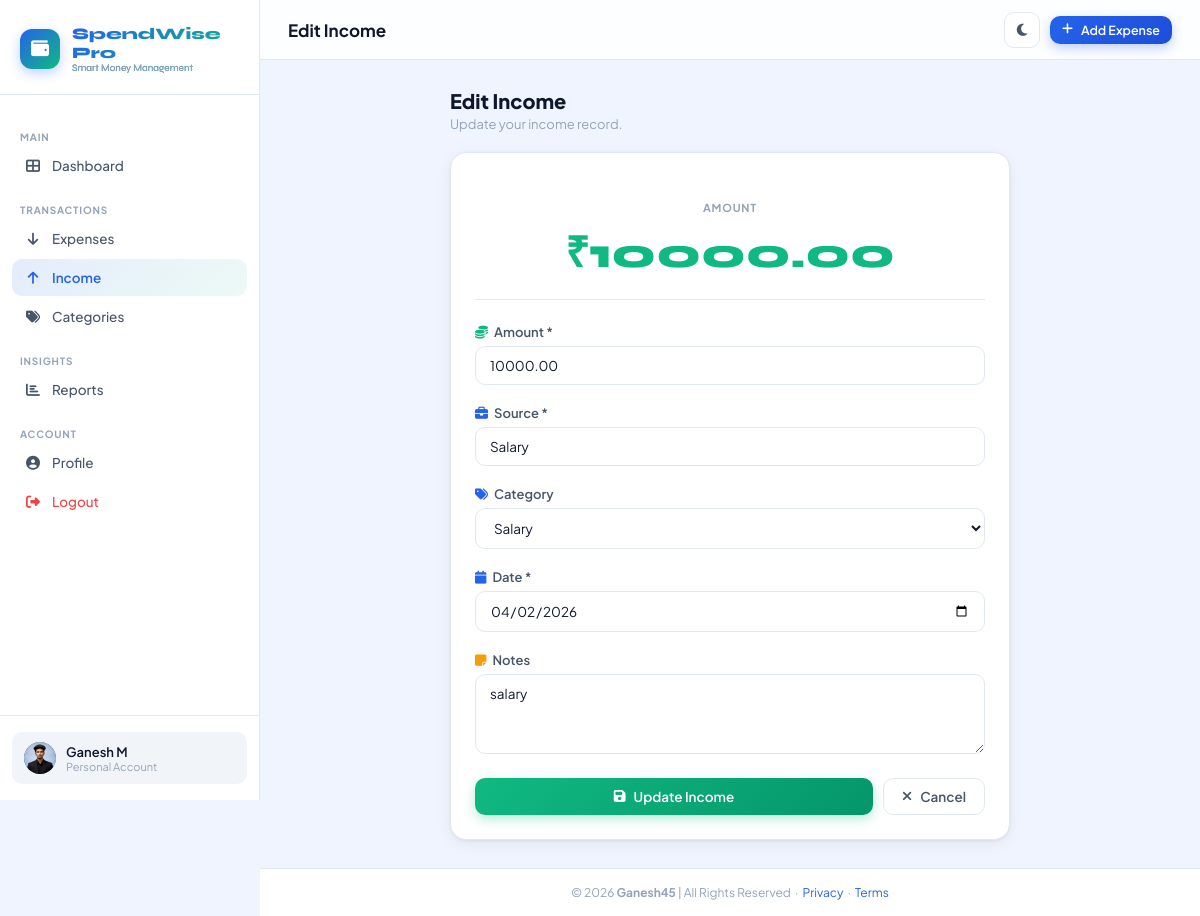
The app's page /income/edit/1/ (signed in) with its own data.
### tracker/models.py (models this page shows, shortened)
class UserProfile(models.Model):
    user = models.OneToOneField(User, on_delete=models.CASCADE, related_name='profile')
    avatar = models.ImageField(upload_to='avatars/', null=True, blank=True)
    currency = models.CharField(max_length=10, default='₹')
    theme = models.CharField(max_length=10, default='light', choices=[('light', 'Light'), ('dark', 'Dark')])
    monthly_budget = models.DecimalField(max_digits=12, decimal_places=2, default=0)
    created_at = models.DateTimeField(auto_now_add=True)

class Income(models.Model):
    user = models.ForeignKey(User, on_delete=models.CASCADE, related_name='incomes')
    amount = models.DecimalField(max_digits=12, decimal_places=2)
    source = models.CharField(max_length=200)
    category = models.ForeignKey(Category, on_delete=models.SET_NULL, null=True, blank=True)
    date = models.DateField(default=timezone.now)
    description = models.TextField(blank=True, null=True)
    created_at = models.DateTimeField(auto_now_add=True)
    updated_at = models.DateTimeField(auto_now=True)
    class Meta:
        ordering = ['-date', '-created_at']

### tracker/views.py (the view)
# urls.py: path('income/edit/<int:pk>/', views.edit_income, name='edit_income'),
@login_required
def edit_income(request, pk):
    income = get_object_or_404(Income, pk=pk, user=request.user)
    profile = get_or_create_profile(request.user)
    if request.method == 'POST':
        form = IncomeForm(request.user, request.POST, instance=income)
        if form.is_valid():
            form.save()
            messages.success(request, '✅ Income updated successfully!')
            return redirect('income_list')
    else:
        form = IncomeForm(request.user, instance=income)
    return render(request, 'tracker/income_form.html', {
        'form': form, 'title': 'Edit Income', 'income': income, 'profile': profile,
    })

### tracker/forms.py
class IncomeForm(forms.ModelForm):
    class Meta:
        model = Income
        fields = ['amount', 'source', 'category', 'date', 'description']
        widgets = {
            'amount': forms.NumberInput(attrs={'class': 'form-control', 'placeholder': '0.00', 'step': '0.01'}),
            'source': forms.TextInput(attrs={'class': 'form-control', 'placeholder': 'e.g. Salary, Freelance'}),
            'category': forms.Select(attrs={'class': 'form-select'}),
            'date': forms.DateInput(attrs={'class': 'form-control', 'type': 'date'}),
            'description': forms.Textarea(attrs={'class': 'form-control', 'rows': 3, 'placeholder': 'Add a note...'}),
        }
    def __init__(self, user=None, *args, **kwargs):
        super().__init__(*args, **kwargs)
        if user:
            from django.db.models import Q
            self.fields['category'].queryset = Category.objects.filter(
                Q(user=user) | Q(is_default=True),
                category_type__in=['income', 'both']
            )
        self.fields['category'].required = False

### tracker/models.py (called while the page is built)
    def __str__(self):
        return self.name

### tracker/views.py (called while the page is built)
def get_or_create_profile(user):
    profile, _ = UserProfile.objects.get_or_create(user=user)
    return profile

### spendwise/templates/tracker/income_form.html (shortened to what this page needs)
{% extends 'base.html' %}
{% block page_title %}{{ title }}{% endblock %}
{% block content %}
<div style="max-width:560px;margin:0 auto;animation:slideUp 0.4s ease;">
  <div style="margin-bottom:20px;">
    <h2 style="font-size:20px;font-weight:800;">{{ title }}</h2>
    <p style="color:var(--text-muted);font-size:13px;margin-top:3px;">
      {% if income %}Update your income record.{% else %}Record a new income source.{% endif %}
    </p>
  </div>
  <div class="card">
    <div style="text-align:center;padding:24px 0 20px;border-bottom:1px solid var(--border);margin-bottom:24px;">
      <div style="font-size:11px;font-weight:700;text-transform:uppercase;letter-spacing:.07em;color:var(--text-muted);margin-bottom:8px;">Amount</div>
      <div style="font-family:'Syne',sans-serif;font-size:42px;font-weight:800;color:var(--green);">
        {{ profile.currency }}<span id="amountVal">{{ income.amount|default:"0" }}</span>
      </div>
    </div>
    <form method="post">
      <div class="form-group">
        <label class="form-label"><i class="fas fa-coins" style="color:var(--green);margin-right:6px;"></i>Amount *</label>
        {{ form.amount }}
      </div>
      <div class="form-group">
        <label class="form-label"><i class="fas fa-briefcase" style="color:var(--blue);margin-right:6px;"></i>Source *</label>
        {{ form.source }}
      </div>
      <div class="form-group">
        <label class="form-label"><i class="fas fa-tags" style="color:var(--blue);margin-right:6px;"></i>Category</label>
        {{ form.category }}
      </div>
      <div class="form-group">
        <label class="form-label"><i class="fas fa-calendar" style="color:var(--blue);margin-right:6px;"></i>Date *</label>
        {{ form.date }}
      </div>
      <div class="form-group">
        <label class="form-label"><i class="fas fa-sticky-note" style="color:var(--amber);margin-right:6px;"></i>Notes</label>
        {{ form.description }}
      </div>
      <div style="display:flex;gap:10px;margin-top:8px;">
        <button type="submit" class="btn btn-success" style="flex:1;justify-content:center;">
          <i class="fas fa-save"></i>
          {% if income %}Update Income{% else %}Save Income{% endif %}
        </button>
        <a href="{% url 'income_list' %}" class="btn btn-outline"><i class="fas fa-times"></i> Cancel</a>
      </div>
    </form>
  </div>
</div>
{% endblock %}

### spendwise/templates/base.html (shortened to what this page needs)
{% load static %}
<!DOCTYPE html>
<html lang="en" data-theme="light">
<head>
  <link rel="stylesheet" href="https://cdnjs.cloudflare.com/ajax/libs/font-awesome/6.5.0/css/all.min.css" />
  <link rel="stylesheet" href="{% static 'css/style.css' %}" />
</head>
<body>
<div class="app-wrapper">
  <aside class="sidebar" id="sidebar">
    <div class="sidebar-logo">
      <div class="logo-icon"><i class="fas fa-wallet"></i></div>
      <div class="logo-text">SpendWise Pro<span>Smart Money Management</span></div>
    </div>
    <nav class="sidebar-nav">
      <div class="nav-section-title">Main</div>
      <a href="{% url 'dashboard' %}" class="nav-item {% if request.resolver_match.url_name == 'dashboard' %}active{% endif %}">
        <i class="fas fa-th-large"></i> Dashboard
      </a>
      <div class="nav-section-title">Transactions</div>
      <a href="{% url 'expense_list' %}" class="nav-item {% if 'expense' in request.resolver_match.url_name %}active{% endif %}">
        <i class="fas fa-arrow-down"></i> Expenses
      </a>
      <a href="{% url 'income_list' %}" class="nav-item {% if 'income' in request.resolver_match.url_name %}active{% endif %}">
        <i class="fas fa-arrow-up"></i> Income
      </a>
      <a href="{% url 'category_list' %}" class="nav-item {% if 'category' in request.resolver_match.url_name %}active{% endif %}">
        <i class="fas fa-tags"></i> Categories
      </a>
      <div class="nav-section-title">Insights</div>
      <a href="{% url 'reports' %}" class="nav-item {% if request.resolver_match.url_name == 'reports' %}active{% endif %}">
        <i class="fas fa-chart-bar"></i> Reports
      </a>
      <div class="nav-section-title">Account</div>
      <a href="{% url 'profile' %}" class="nav-item {% if request.resolver_match.url_name == 'profile' %}active{% endif %}">
        <i class="fas fa-user-circle"></i> Profile
      </a>
      <a href="{% url 'logout' %}" class="nav-item" style="color: var(--red);">
        <i class="fas fa-sign-out-alt"></i> Logout
      </a>
    </nav>
    <div class="sidebar-footer">
      <div class="user-card">
        <div class="user-avatar">
          {% if request.user.profile.avatar %}
            <img src="{{ request.user.profile.avatar.url }}" alt="avatar" style="width:100%;height:100%;object-fit:cover;" />
          {% else %}
            {{ request.user.first_name|first|upper }}{{ request.user.last_name|first|upper }}
          {% endif %}
        </div>
        <div class="user-info">
          <div class="user-name">{{ request.user.get_full_name|default:request.user.username }}</div>
          <div class="user-role">Personal Account</div>
        </div>
      </div>
    </div>
  </aside>
  <div class="main-content">
    <header class="topbar">
      <div class="topbar-left">
        <h1 class="page-title">{% block page_title %}Dashboard{% endblock %}</h1>
      </div>
      <div class="topbar-right">
        <button class="btn-icon" id="themeToggle" title="Toggle theme">
        </button>
        <a href="{% url 'add_expense' %}" class="btn btn-primary btn-sm">
          <i class="fas fa-plus"></i> Add Expense
        </a>
      </div>
    </header>
    <main class="page-content">
      {% block content %}{% endblock %}
    </main>
    <footer class="footer">
      © 2026 <strong>Ganesh45</strong> | All Rights Reserved &nbsp;·&nbsp;
      <a href="#">Privacy</a> &nbsp;·&nbsp; <a href="#">Terms</a>
    </footer>
  </div>
</div>
</body>
</html>

### records on screen
UserProfile: currency "₹"
Income: amount "10000.00", source "Salary", category "Salary", date "04/02/2026", description "salary"

### other values on screen
{{ request.user.get_full_name|default:request.user.username }} "Ganesh M"
{{ title }} "Edit Income"
